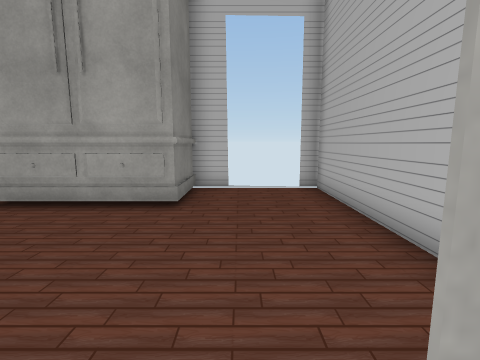
[1] (above)

12 first-person views from a walk through a 3-D level made in the Unity game engine. The camera is 1.5 m above the floor, tilts 8° down and sees 85° across. The floor is counted in squares, 1 m on a side. Each view is taken from the middle of a square. On the plan, view 1 faces up. The plan holds only what a view shows up to about 14 squares ahead; the rest is blank. Some surface patterns are stand-ins.

[2]
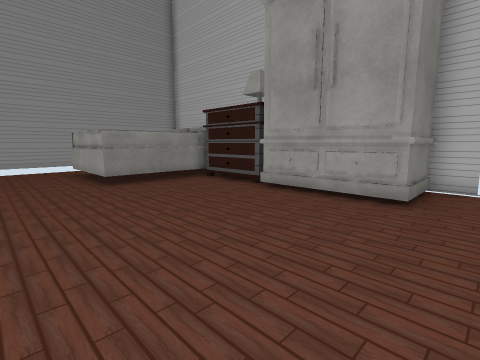

[3]
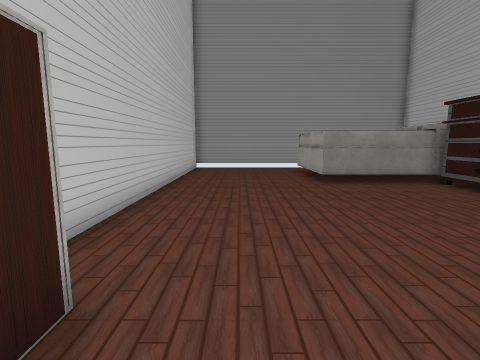

[4]
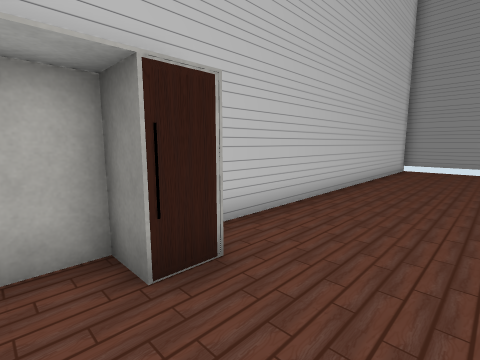

[5]
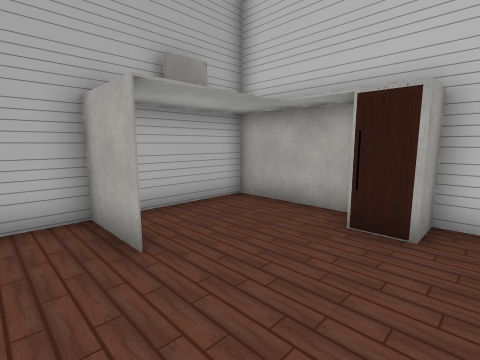

[6]
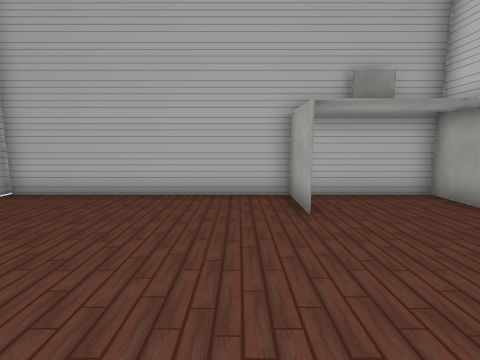

[7]
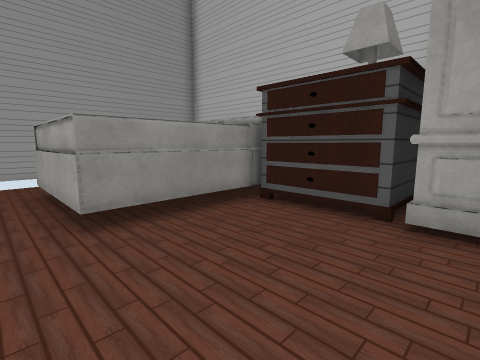

[8]
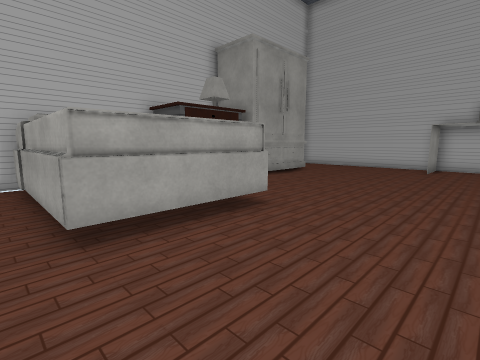

[9]
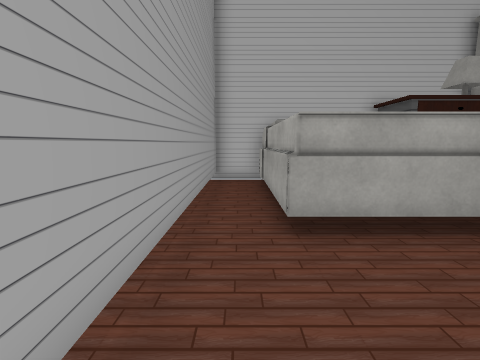

[10]
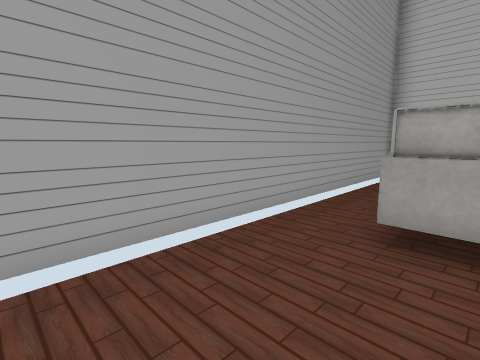

[11]
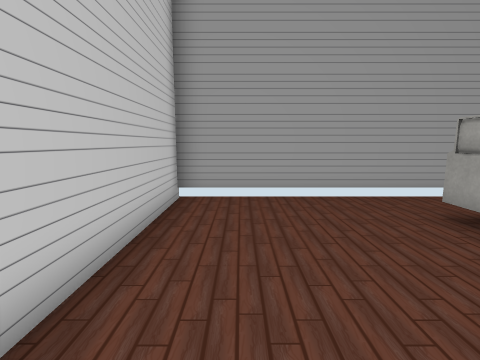

[12]
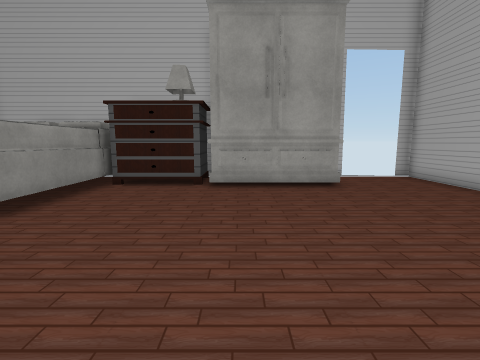

### Floor plan
Key: @ floor where view 1 was taken; # wall or solid block; . floor; O other object.
Columns run from 16 left of view 1 to 3 right of it. Each row starts with its distance up from view 1.
  9 ###       #   ##   #
  8 #.O   O   O   O....#
  7 #.OOOOOOOOO   O....#
  6 #.O   O.O.OOOOO....#
  5 #.O   O............#
  4 #.O   O............#
  3 #.O   O............#
  2 #.OOOOO............#
  1 #..................#
  0 #...............@##O
 -1 #..................O
 -2 #..................O
 -3 #.............OO...O
 -4 ##############OOOOO#

Positions as (right, up) in squares from view 1, and headings:
1: (0, 0), facing up
2: (0, -1), facing up-left
3: (0, -1), facing left
4: (0, 0), facing down-left
5: (-3, 2), facing down-right
6: (-5, 2), facing right
7: (-5, 1), facing up-left
8: (-15, -2), facing up-right
9: (-15, -2), facing up
10: (-13, -2), facing up-left
11: (-9, -2), facing left
12: (-5, -3), facing up
